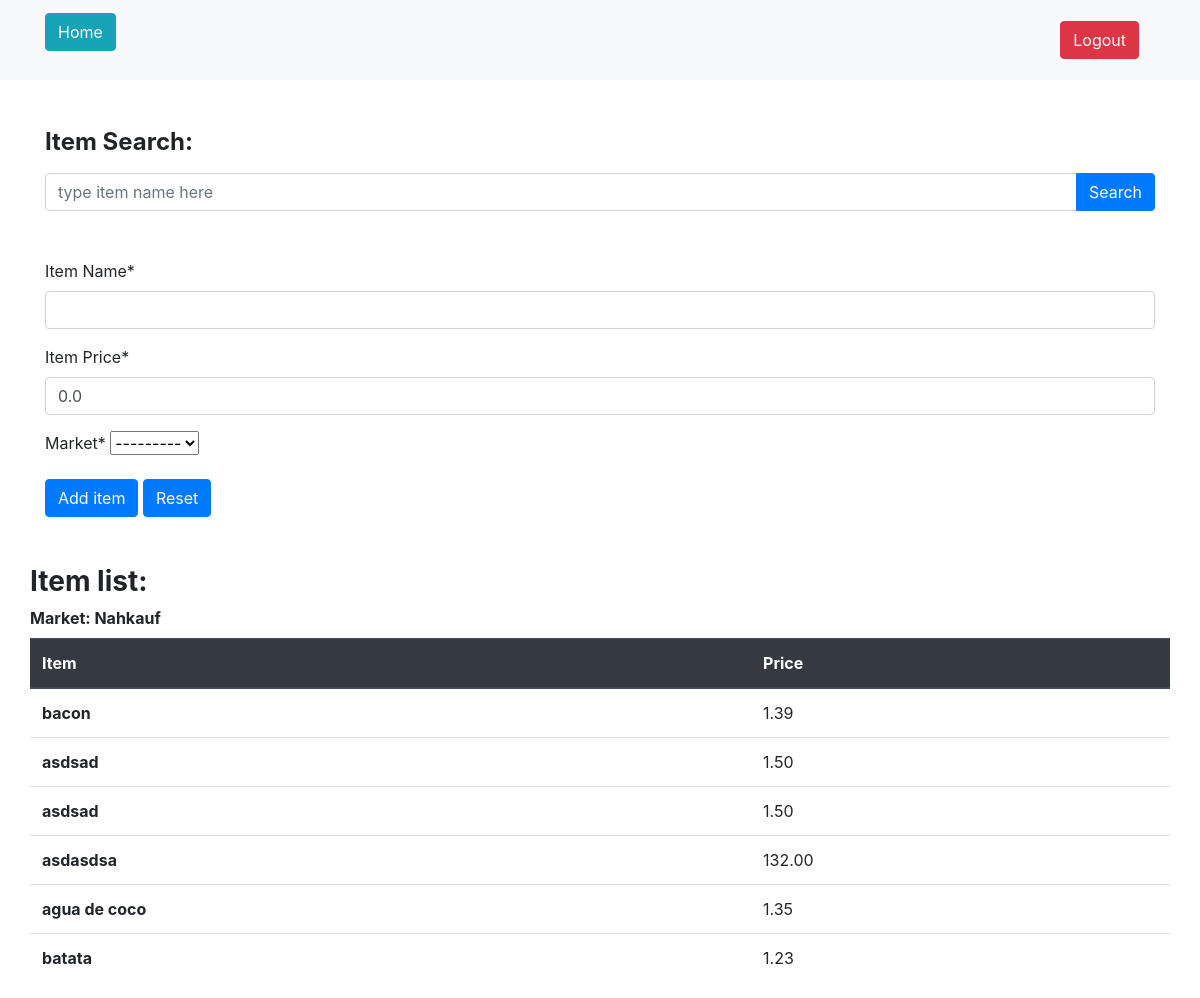
The page /createItem/ (signed in) on the database as committed earlier.
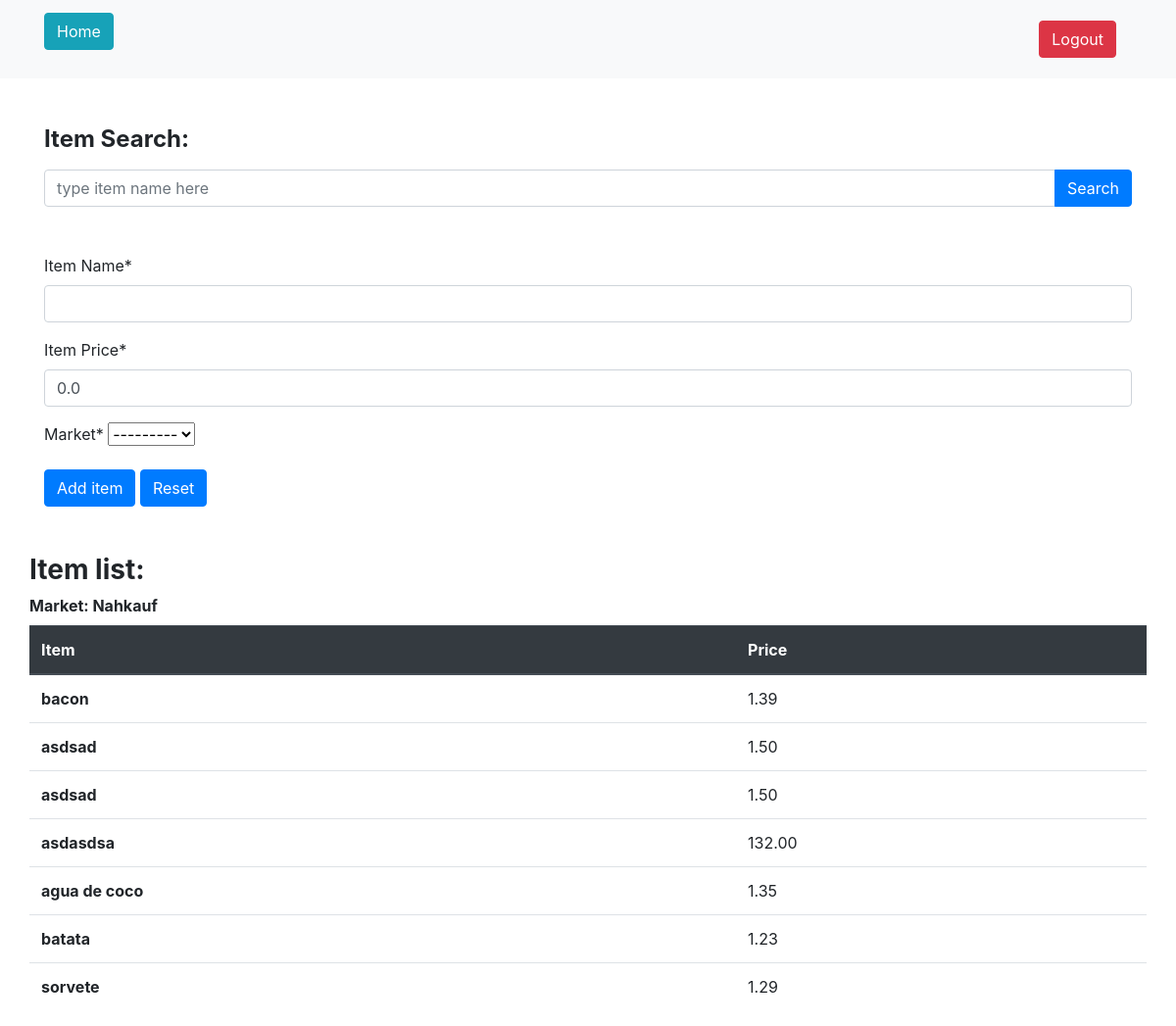
The same page on the database as committed later.
### calculator/models.py (models this page shows, shortened)
class MarketCreatedModel(models.Model):
    name = models.CharField(max_length=100, null=True)
    distance = models.IntegerField(null=True)
    favorite = models.BooleanField(null=True)
    user_id = models.ForeignKey(User, null=True, on_delete=models.CASCADE)
    def __str__(self):
        return f'{self.name.title()}'

class ItemCreatedModel(models.Model):
    name = models.CharField(max_length=100, null=True)
    price = models.FloatField(null=True)
    market_id = models.ForeignKey(MarketCreatedModel, on_delete=models.CASCADE)

### calculator/views.py (the view, shortened to what this page needs)
# urls.py: path('createItem/', views.CreateItemView.as_view(), name='create_item'),
@method_decorator(login_required, name='dispatch')
class CreateItemView(View):
    template_name = 'itemCreation.html'
    form_class = createNewItemForm
    def get_context_data(self, **kwargs):
        context = {}
        try:
            list_of_markets = MarketCreatedModel.objects.filter(
                user_id=self.request.user.id)
            list_of_items = ItemCreatedModel.objects.filter(
                market_id=list_of_markets[0].id)
        except IndexError:
            list_of_markets = []
            list_of_items = []
        context.update({
            'list_of_markets': list_of_markets,
            'list_of_items': list_of_items,
        })
        return context
    def get(self, request, *args, **kwargs):
        form = self.form_class(request.user, initial={'price': 0.00})
        context = self.get_context_data()
        context['form'] = form
        return render(request, self.template_name, context=context)

### calculator/forms.py
class createNewItemForm(forms.ModelForm):
    class Meta:
        model = ItemCreatedModel
        fields = ('name', 'price', 'market_id')
        labels = {
            'name': 'Item Name',
            'price': 'Item Price',
            'market_id': 'Market',
        }
    def __init__(self, user, *args, **kwargs):
        super(createNewItemForm, self).__init__(*args, **kwargs)
        self.fields['market_id'].queryset = MarketCreatedModel.objects.filter(
            user_id=user.id)
        self.fields['price'].widget.attrs['min'] = 0

### calculator/templates/itemCreation.html (shortened to what this page needs)
{% extends "base.html" %}
{% load crispy_forms_tags %}
{% block content %}
    <div class="container mt-5">
        <label for="itemSearch"><h4><strong>Item Search:</strong></h4></label>
        <div class="input-group">
            <input type="text" class="form-control" placeholder="type item name here" aria-label="Item name to be searched on Item database" aria-describedby="button-addon4">
            <div class="input-group-append" id="button-addon4">
                <button class="btn btn-primary" type="button">Search</button>
            </div>
        </div>
    </div>
    <div class="container mt-5">
        <form method='POST'>
            {{ form|crispy }}
            <button class="btn btn-primary" type="submit" name='saveItem'>Add item</button>
            <button class="btn btn-primary" type="submit" name='resetItem'>Reset</button>
        </form>
    </div>
    <div class="container mt-5">
      <div class="row"><h3><strong>Item list:</strong></h3></label></div>
      <div class='row'>
        {% for market in list_of_markets %}
        <table class="table">
            {% if not forloop.counter|divisibleby:2 %}
            <thead class="thead-dark">
              <label for="itemListMarket"><strong>Market: {{ market.name|title }}</strong></label>
              <tr>
                <th scope="col">Item</th>
                <th scope="col">Price</th>
              </tr>
            </thead>
            <tbody>
              {% for item in list_of_items%}
              <tr>
                <th scope="row">{{item.name}}</th>
                <td>{{item.price|floatformat:2}}</td>
              </tr>
              {% endfor %}
            </tbody>
          </table>
          {% endif %}
          {% endfor %}
          </div>
          {% endblock content %}

Rows that differ between the two databases and show on the page:
added ItemCreatedModel: name "sorvete", price "1.29"
